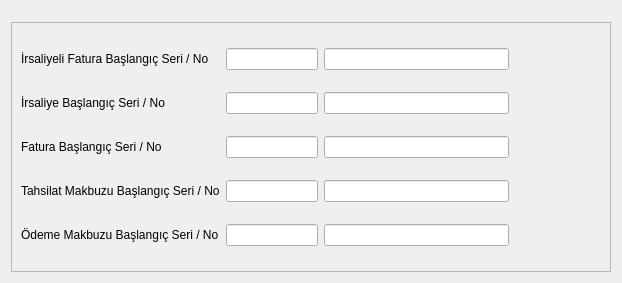
<?xml version="1.0" encoding="UTF-8"?>
<ui version="4.0">
 <class>SUBE_UNITE_DETAYLARI_FORMU</class>
 <widget class="QDialog" name="SUBE_UNITE_DETAYLARI_FORMU">
  <property name="geometry">
   <rect>
    <x>0</x>
    <y>0</y>
    <width>622</width>
    <height>283</height>
   </rect>
  </property>
  <property name="sizePolicy">
   <sizepolicy hsizetype="Expanding" vsizetype="Expanding">
    <horstretch>0</horstretch>
    <verstretch>0</verstretch>
   </sizepolicy>
  </property>
  <property name="windowTitle">
   <string>KASA ÜNİTE DETAYLARI</string>
  </property>
  <layout class="QGridLayout" name="gridLayout_3" rowstretch="1,50">
   <property name="sizeConstraint">
    <enum>QLayout::SetNoConstraint</enum>
   </property>
   <item row="0" column="0" colspan="2">
    <widget class="QWidget" name="navigation_buttons_widget" native="true">
     <property name="sizePolicy">
      <sizepolicy hsizetype="Expanding" vsizetype="Expanding">
       <horstretch>0</horstretch>
       <verstretch>0</verstretch>
      </sizepolicy>
     </property>
    </widget>
   </item>
   <item row="1" column="0" colspan="2">
    <widget class="QFrame" name="frame">
     <property name="sizePolicy">
      <sizepolicy hsizetype="Expanding" vsizetype="Expanding">
       <horstretch>0</horstretch>
       <verstretch>0</verstretch>
      </sizepolicy>
     </property>
     <property name="frameShape">
      <enum>QFrame::StyledPanel</enum>
     </property>
     <property name="frameShadow">
      <enum>QFrame::Raised</enum>
     </property>
     <layout class="QGridLayout" name="gridLayout" rowstretch="1,1,1,1,0" columnstretch="1,5,10,5">
      <item row="1" column="0">
       <widget class="QLabel" name="label_irsaliye_seri">
        <property name="sizePolicy">
         <sizepolicy hsizetype="Fixed" vsizetype="Fixed">
          <horstretch>0</horstretch>
          <verstretch>0</verstretch>
         </sizepolicy>
        </property>
        <property name="text">
         <string>İrsaliye Başlangıç Seri / No</string>
        </property>
       </widget>
      </item>
      <item row="1" column="1">
       <widget class="QLineEdit" name="lineEdit_irsaliye_belge_seri">
        <property name="inputMask">
         <string/>
        </property>
        <property name="maxLength">
         <number>2</number>
        </property>
       </widget>
      </item>
      <item row="1" column="2">
       <widget class="QLineEdit" name="lineEdit_irsaliye_belge_numarasi">
        <property name="maxLength">
         <number>15</number>
        </property>
       </widget>
      </item>
      <item row="2" column="0">
       <widget class="QLabel" name="label_fatura_seri">
        <property name="sizePolicy">
         <sizepolicy hsizetype="Fixed" vsizetype="Fixed">
          <horstretch>0</horstretch>
          <verstretch>0</verstretch>
         </sizepolicy>
        </property>
        <property name="text">
         <string>Fatura Başlangıç Seri / No</string>
        </property>
       </widget>
      </item>
      <item row="2" column="1">
       <widget class="QLineEdit" name="lineEdit_fatura_belge_seri">
        <property name="maxLength">
         <number>2</number>
        </property>
       </widget>
      </item>
      <item row="2" column="2">
       <widget class="QLineEdit" name="lineEdit_fatura_belge_numarasi">
        <property name="maxLength">
         <number>15</number>
        </property>
       </widget>
      </item>
      <item row="2" column="3">
       <spacer name="horizontalSpacer_4">
        <property name="orientation">
         <enum>Qt::Horizontal</enum>
        </property>
        <property name="sizeHint" stdset="0">
         <size>
          <width>477</width>
          <height>20</height>
         </size>
        </property>
       </spacer>
      </item>
      <item row="3" column="0">
       <widget class="QLabel" name="label_tahsilat_makbuzu_seri">
        <property name="sizePolicy">
         <sizepolicy hsizetype="Fixed" vsizetype="Fixed">
          <horstretch>0</horstretch>
          <verstretch>0</verstretch>
         </sizepolicy>
        </property>
        <property name="text">
         <string>Tahsilat Makbuzu Başlangıç Seri / No</string>
        </property>
       </widget>
      </item>
      <item row="3" column="1">
       <widget class="QLineEdit" name="lineEdit_tahsilat_makbuzu_belge_seri">
        <property name="maxLength">
         <number>2</number>
        </property>
       </widget>
      </item>
      <item row="3" column="2">
       <widget class="QLineEdit" name="lineEdit_tahsilat_makbuzu_belge_num">
        <property name="maxLength">
         <number>15</number>
        </property>
       </widget>
      </item>
      <item row="3" column="3">
       <spacer name="horizontalSpacer_5">
        <property name="orientation">
         <enum>Qt::Horizontal</enum>
        </property>
        <property name="sizeHint" stdset="0">
         <size>
          <width>477</width>
          <height>20</height>
         </size>
        </property>
       </spacer>
      </item>
      <item row="4" column="0">
       <widget class="QLabel" name="label_odeme_makbuzu_seri">
        <property name="sizePolicy">
         <sizepolicy hsizetype="Fixed" vsizetype="Fixed">
          <horstretch>0</horstretch>
          <verstretch>0</verstretch>
         </sizepolicy>
        </property>
        <property name="text">
         <string>Ödeme Makbuzu Başlangıç Seri / No</string>
        </property>
       </widget>
      </item>
      <item row="4" column="1">
       <widget class="QLineEdit" name="lineEdit_odeme_makbuzu_belge_seri">
        <property name="maxLength">
         <number>2</number>
        </property>
       </widget>
      </item>
      <item row="4" column="2">
       <widget class="QLineEdit" name="lineEdit_odeme_makbuzu_belge_num">
        <property name="maxLength">
         <number>15</number>
        </property>
       </widget>
      </item>
      <item row="4" column="3">
       <spacer name="horizontalSpacer_6">
        <property name="orientation">
         <enum>Qt::Horizontal</enum>
        </property>
        <property name="sizeHint" stdset="0">
         <size>
          <width>477</width>
          <height>20</height>
         </size>
        </property>
       </spacer>
      </item>
      <item row="0" column="0">
       <widget class="QLabel" name="label">
        <property name="sizePolicy">
         <sizepolicy hsizetype="Fixed" vsizetype="Fixed">
          <horstretch>0</horstretch>
          <verstretch>0</verstretch>
         </sizepolicy>
        </property>
        <property name="text">
         <string>İrsaliyeli Fatura Başlangıç Seri / No</string>
        </property>
       </widget>
      </item>
      <item row="0" column="1">
       <widget class="QLineEdit" name="lineEdit_irsaliyeli_fat_belge_seri">
        <property name="maxLength">
         <number>2</number>
        </property>
       </widget>
      </item>
      <item row="0" column="2">
       <widget class="QLineEdit" name="lineEdit_irsaliyeli_fat_belge_numarasi">
        <property name="maxLength">
         <number>15</number>
        </property>
       </widget>
      </item>
     </layout>
    </widget>
   </item>
  </layout>
 </widget>
 <tabstops>
  <tabstop>lineEdit_irsaliyeli_fat_belge_seri</tabstop>
  <tabstop>lineEdit_irsaliyeli_fat_belge_numarasi</tabstop>
  <tabstop>lineEdit_irsaliye_belge_seri</tabstop>
  <tabstop>lineEdit_irsaliye_belge_numarasi</tabstop>
  <tabstop>lineEdit_fatura_belge_seri</tabstop>
  <tabstop>lineEdit_fatura_belge_numarasi</tabstop>
  <tabstop>lineEdit_tahsilat_makbuzu_belge_seri</tabstop>
  <tabstop>lineEdit_tahsilat_makbuzu_belge_num</tabstop>
  <tabstop>lineEdit_odeme_makbuzu_belge_seri</tabstop>
  <tabstop>lineEdit_odeme_makbuzu_belge_num</tabstop>
 </tabstops>
 <resources/>
 <connections/>
</ui>
